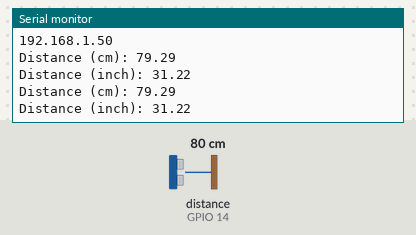
Recording of a sketch running on a simulated ESP8266 (NodeMCU). On the bench: the last lines printed to the serial monitor. Wiring (inferred from the names in the program): ultrasonic range finder: trigger GPIO 12; echo GPIO 14. Inputs (shaded band) come from the test bench; at power-on: distance to the obstacle (sensor on GPIO 14) 80 cm. The echo pulse lasts 58.3 µs per cm; WiFi joins after 1.5 s; servers stay silent unless stated.

Above: at 2.7 s.
2.8 s: distance to the obstacle (sensor on GPIO 14) set to 2 cm
At 4.2 s:
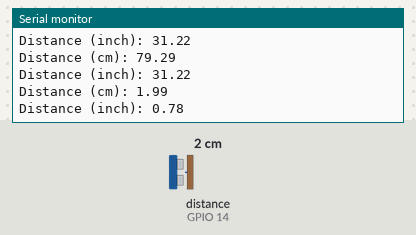
4.4 s: distance to the obstacle (sensor on GPIO 14) set to 4 cm
At 5.8 s:
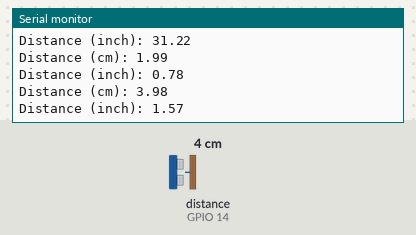
Timing chart, 0 to 7.4 s (numbered marks = the images above; inputs shaded):
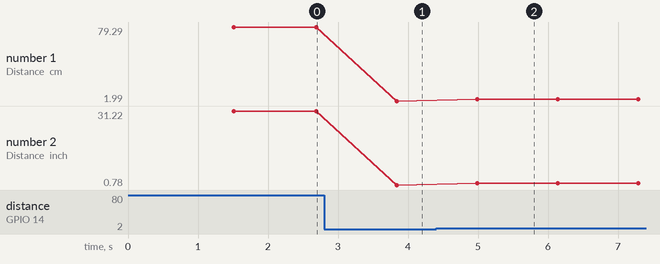

The sketch:

ultrasonic_sensor_wifi_firebase.ino
```cpp
/*
    This sketch establishes a TCP connection to a "quote of the day" service.
    It sends a "hello" message, and then prints received data.
*/
#include <FirebaseESP8266.h>
#include <ESP8266WiFi.h>
#define ssid "DANIEL"
#define password "pdlt2047"
#define HOST "https://module-ecc50-default-rtdb.asia-southeast1.firebasedatabase.app/"
#define AUTHENTICATION "8QzJMtJewyCF2DsRx6v1DvK8awkXBhHA4zQMq1Ax"
#define trigPin 12
#define echoPin 14

//define sound velocity in cm/uS
#define SOUND_VELOCITY 0.034
#define CM_TO_INCH 0.393701

long duration;
float distanceCm;
float distanceInch;
FirebaseData fbdo;
void setup() {
  Serial.begin(9600); // Starts the serial communication
  pinMode(trigPin, OUTPUT); // Sets the trigPin as an Output
  pinMode(echoPin, INPUT); // Sets the echoPin as an Input

  // We start by connecting to a WiFi network

  Serial.println();
  Serial.println();
  Serial.print("Connecting to ");
  Serial.println(ssid);

  /* Explicitly set the ESP8266 to be a WiFi-client, otherwise, it by default,
     would try to act as both a client and an access-point and could cause
     network-issues with your other WiFi-devices on your WiFi-network. */
  WiFi.mode(WIFI_STA);
  WiFi.begin(ssid, password);

  while (WiFi.status() != WL_CONNECTED) {
    delay(500);
    Serial.print(".");
  }

  Serial.println("");
  Serial.println("WiFi connected");
  Serial.println("IP address: ");
  Serial.println(WiFi.localIP());
  Firebase.begin(HOST,AUTHENTICATION);
  Firebase.reconnectWiFi(true);
}

void loop() {
  digitalWrite(trigPin, LOW);
  delayMicroseconds(2);
  // Sets the trigPin on HIGH state for 10 micro seconds
  digitalWrite(trigPin, HIGH);
  delayMicroseconds(10);
  digitalWrite(trigPin, LOW);

  // Reads the echoPin, returns the sound wave travel time in microseconds
  duration = pulseIn(echoPin, HIGH);

  // Calculate the distance
  distanceCm = duration * SOUND_VELOCITY/2;

  // Convert to inches
  distanceInch = distanceCm * CM_TO_INCH;

  // Prints the distance on the Serial Monitor
  Serial.print("Distance (cm): ");
  Serial.println(distanceCm);
  Serial.print("Distance (inch): ");
  Serial.println(distanceInch);

  delay(1000);
 Firebase.setInt(fbdo,"\DistanceinCm",distanceCm);
}
```

Measured:
- after the input at 2.8 s, the serial monitor: prints a new line after 1.0 s (image 1)
- after the input at 4.4 s, the serial monitor: prints a new line after 0.59 s (image 2)
- plotted number 1: 79.29 → 1.99 after the input at 2.8 s, 1.99 → 3.98 after the input at 4.4 s
- plotted number 2: 31.22 → 0.78 after the input at 2.8 s, 0.78 → 1.57 after the input at 4.4 s
